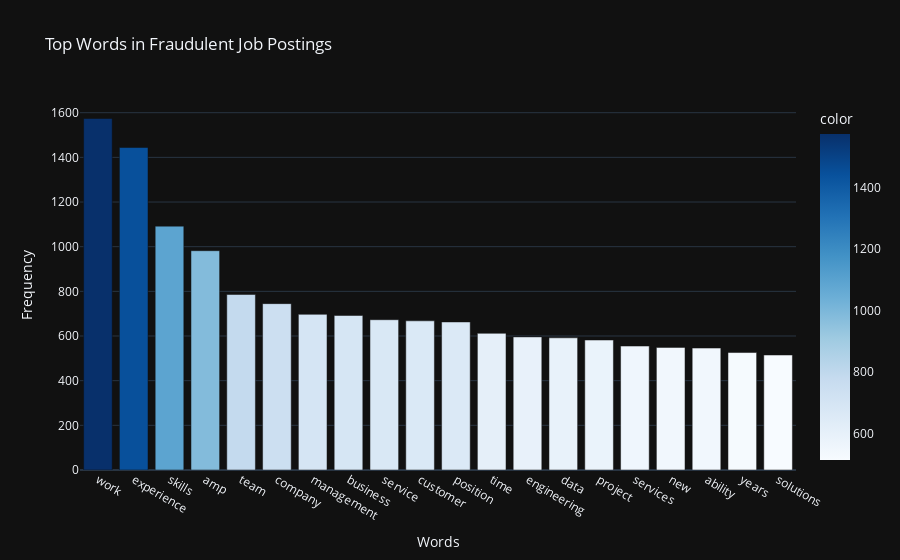
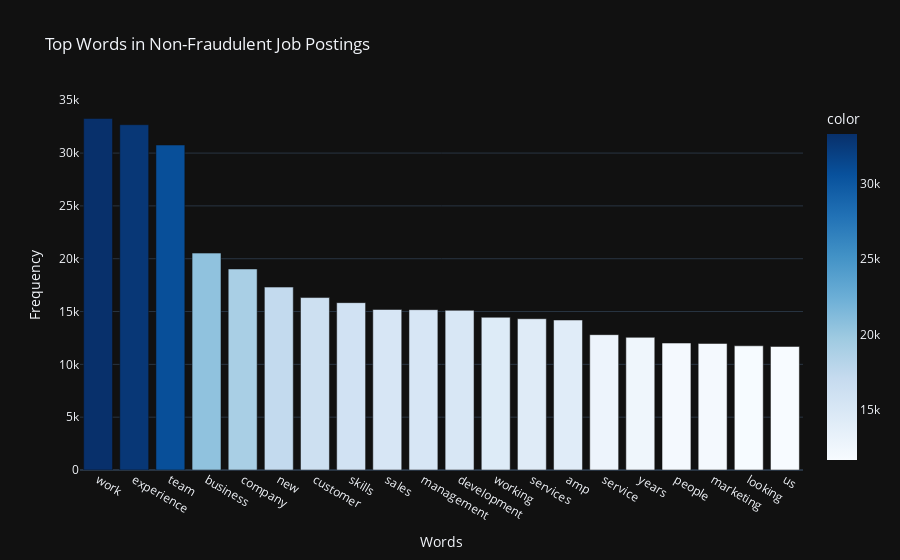

The cell these charts' notebook holds for them, in order:
### Markdown cell above
There is significant more non-fraudulent job postings. Other than that there are nothing significant to take away from these visualization data.

### Code cell
# Top words in fraudulent job postings
fraudulent_jobs = data[data['fraudulent'] == 1]['combined_text']
non_fraudulent_jobs = data[data['fraudulent'] == 0]['combined_text']

def plot_top_words(text, title):
    word_freq = pd.Series(' '.join(text).split()).value_counts().head(20)
    fig = px.bar(word_freq, x=word_freq.index, y=word_freq.values, title=title,
                 labels={'index': 'Words', 'y': 'Frequency'},
                 color=word_freq.values, color_continuous_scale='Blues')
    fig.update_layout(template='plotly_dark')
    fig.show()

plot_top_words(fraudulent_jobs, 'Top Words in Fraudulent Job Postings')
plot_top_words(non_fraudulent_jobs, 'Top Words in Non-Fraudulent Job Postings')

### Figure 1 — Plotly figure (JSON) as saved in the notebook; plotly's stock layout.template omitted (floating-point values rounded to 4 significant figures)
{"data": [{"alignmentgroup": "True", "hovertemplate": "Words=%{x}<br>Frequency=%{y}<br>color=%{marker.color}<extra></extra>", "legendgroup": "", "marker": {"color": [1574, 1444, 1092, 982, 786, 745, 697, 692, 673, 668, 663, 612, 596, 592, 582, 555, 549, 546, 526, 515], "coloraxis": "coloraxis", "pattern": {"shape": ""}}, "name": "", "offsetgroup": "", "orientation": "v", "showlegend": false, "textposition": "auto", "type": "bar", "x": ["work", "experience", "skills", "amp", "team", "company", "management", "business", "service", "customer", "position", "time", "engineering", "data", "project", "services", "new", "ability", "years", "solutions"], "xaxis": "x", "y": [1574, 1444, 1092, 982, 786, 745, 697, 692, 673, 668, 663, 612, 596, 592, 582, 555, 549, 546, 526, 515], "yaxis": "y"}], "layout": {"barmode": "relative", "coloraxis": {"colorbar": {"title": {"text": "color"}}, "colorscale": [[0, "rgb(247,251,255)"], [0.125, "rgb(222,235,247)"], [0.25, "rgb(198,219,239)"], [0.375, "rgb(158,202,225)"], [0.5, "rgb(107,174,214)"], [0.625, "rgb(66,146,198)"], [0.75, "rgb(33,113,181)"], [0.875, "rgb(8,81,156)"], [1, "rgb(8,48,107)"]]}, "legend": {"tracegroupgap": 0}, "title": {"text": "Top Words in Fraudulent Job Postings"}, "xaxis": {"anchor": "y", "domain": [0, 1], "title": {"text": "Words"}}, "yaxis": {"anchor": "x", "domain": [0, 1], "title": {"text": "Frequency"}}}}

### Figure 2 — Plotly figure (JSON) as saved in the notebook; plotly's stock layout.template omitted (floating-point values rounded to 4 significant figures)
{"data": [{"alignmentgroup": "True", "hovertemplate": "Words=%{x}<br>Frequency=%{y}<br>color=%{marker.color}<extra></extra>", "legendgroup": "", "marker": {"color": [33273, 32687, 30761, 20530, 19030, 17313, 16323, 15841, 15193, 15176, 15114, 14456, 14321, 14196, 12811, 12555, 12016, 11978, 11758, 11695], "coloraxis": "coloraxis", "pattern": {"shape": ""}}, "name": "", "offsetgroup": "", "orientation": "v", "showlegend": false, "textposition": "auto", "type": "bar", "x": ["work", "experience", "team", "business", "company", "new", "customer", "skills", "sales", "management", "development", "working", "services", "amp", "service", "years", "people", "marketing", "looking", "us"], "xaxis": "x", "y": [33273, 32687, 30761, 20530, 19030, 17313, 16323, 15841, 15193, 15176, 15114, 14456, 14321, 14196, 12811, 12555, 12016, 11978, 11758, 11695], "yaxis": "y"}], "layout": {"barmode": "relative", "coloraxis": {"colorbar": {"title": {"text": "color"}}, "colorscale": [[0, "rgb(247,251,255)"], [0.125, "rgb(222,235,247)"], [0.25, "rgb(198,219,239)"], [0.375, "rgb(158,202,225)"], [0.5, "rgb(107,174,214)"], [0.625, "rgb(66,146,198)"], [0.75, "rgb(33,113,181)"], [0.875, "rgb(8,81,156)"], [1, "rgb(8,48,107)"]]}, "legend": {"tracegroupgap": 0}, "title": {"text": "Top Words in Non-Fraudulent Job Postings"}, "xaxis": {"anchor": "y", "domain": [0, 1], "title": {"text": "Words"}}, "yaxis": {"anchor": "x", "domain": [0, 1], "title": {"text": "Frequency"}}}}
